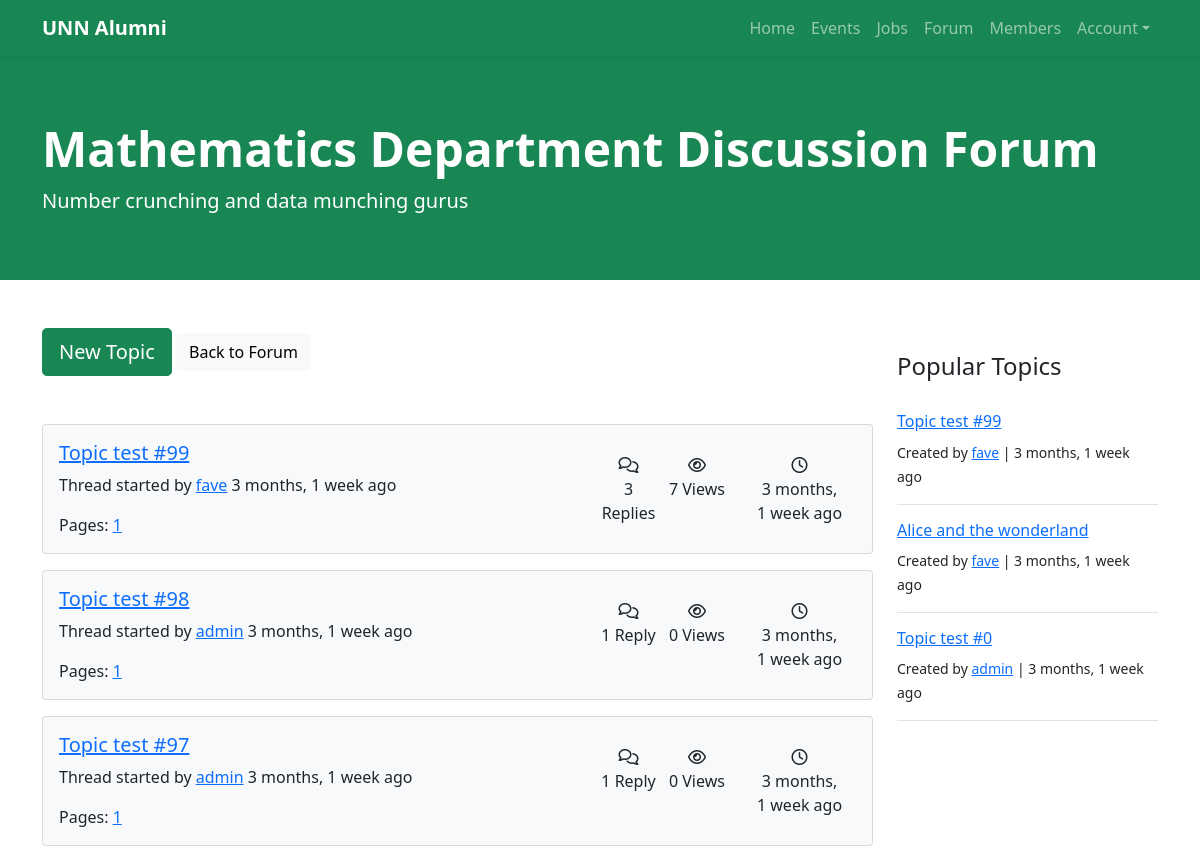
Before: /forum/board/mathematics-department-discussion-forum/ (signed in, upper part) with the older database file.
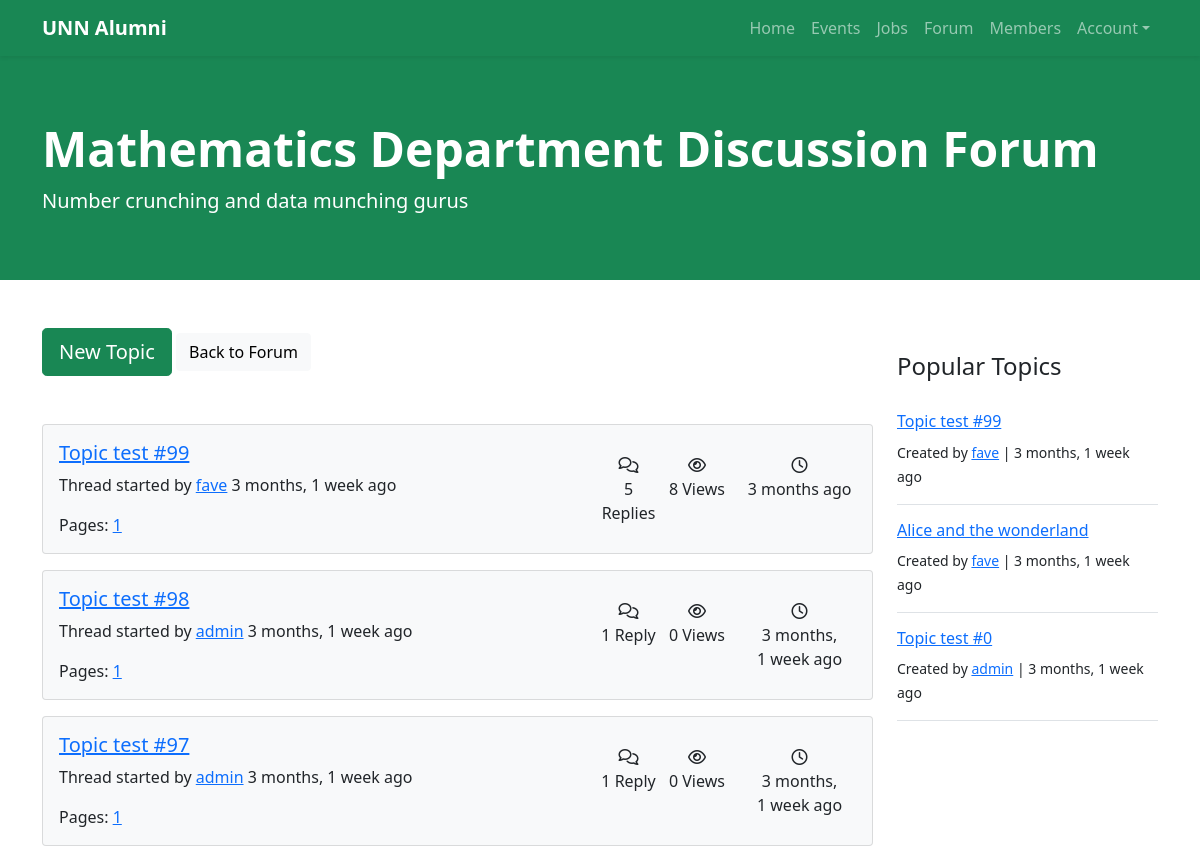
After: the same page with the newer database file.
### forum/models.py (models this page shows, shortened)
class Topic(models.Model):
    title = models.CharField(max_length=255)
    body = models.TextField(max_length=4000)
    board = models.ForeignKey(
        Board, related_name='topics', on_delete=models.CASCADE)
    author = models.ForeignKey(
        User, related_name='topics', on_delete=models.CASCADE)
    views = models.PositiveIntegerField(default=0)
    created = models.DateTimeField(auto_now_add=True)
    updated = models.DateTimeField(auto_now=True)
    def get_page_count(self):
        count = self.replies.count()
        pages = count / 20
        return math.ceil(pages)
    def has_many_pages(self, count=None):
        if count is None:
            count = self.get_page_count()
        return count > 6
    def get_page_range(self):
        count = self.get_page_count()
        if self.has_many_pages(count):
            return range(1, 5)
        return range(1, count + 1)

### forum/views.py (the view)
# urls.py: path('board/<slug:slug>/', views.board, name='board'),
@login_required
def board(request, slug):
    board = get_object_or_404(Board, slug=slug)
    topics = board.topics.order_by(
        '-created').annotate(replies_count=Count('replies'))
    topics = mk_paginator(request, topics, 20)
    popular_topics = board.topics.order_by('-views')[:3]
    session_key = 'viewed_board_{}'.format(board.pk)
    if not request.session.get(session_key, False):
        board.views += 1
        board.save()
        request.session[session_key] = True
    return render(request, 'board.html', {'board': board, 'topics': topics, 'popular_topics': popular_topics})

### forum/views.py (called while the page is built)
def mk_paginator(request, items, num_items):
    paginator = Paginator(items, num_items)
    page = request.GET.get('page', 1)
    try:
        items = paginator.page(page)
    except PageNotAnInteger:
        items = paginator.page(1)
    except EmptyPage:
        items = paginator.page(paginator.num_pages)
    return items

### templates/board.html (shortened to what this page needs)
{% extends "base.html" %}
{% load humanize %}
{% block content %}
<header class="bg-success py-5">
    <div class="container">
        <div class="row">
            <div class="col-lg-12">
                <div class="my-3 text-start text-white">
                    <h1 class="display-5 fw-bolder">{{ board.name }}</h1>
                    <p class="lead">{{ board.description }}</p>
                </div>
            </div>
        </div>
    </div>
</header>
<section class="py-5">
    <div class="container">
        <div class="row">
            <div class="col-lg-9 mb-3">
                <a class="btn btn-lg btn-success mb-5" href="{% url 'new_topic' board.pk %}">New Topic</a>
                <a class="btn btn-light mb-5" href="{% url 'forum' %}">Back to Forum</a>
                {% for topic in topics %}
                {% url 'topic' board.pk topic.pk as topic_url %}
                    <div class="card p-3 mb-3 bg-light">
                        <div class="row align-items-center">
                            <div class="col-md-8 mb-3 mb-sm-0">
                                <h5> <a href="{{ topic_url }}">{{ topic.title }}</a> </h5>
                                <p> Thread started by <a href="{{ topic.author.get_absolute_url }}">{{ topic.author.username }}</a> {{ topic.created|naturaltime }} </p>
                                {% if topic.get_page_count > 0 %}
                                <div>
                                    Pages:
                                    {% for i in topic.get_page_range %}
                                    <a class="me-2" href="{{ topic_url }}?page={{ i }}">{{ i }}</a>
                                    {% endfor %}
                                </div>
                                {% endif %}
                            </div>
                            <div class="col-md-4">
                                <div class="row text-center">
                                    <div class="col-3 px-1">
                                        <i class="fa-regular fa-comments"></i>
                                        <span class="d-block ">{{ topic.replies.count }} Repl{{ topic.replies.count|pluralize:"y,ies" }}</span>
                                    </div>
                                    <div class="col-3 px-1">
                                        <i class="fa-regular fa-eye"></i>
                                        <span class="d-block ">{{ topic.views }} View{{ topic.views|pluralize }}</span>
                                    </div>
                                    <div class="col-6 px-1">
                                        <i class="fa-regular fa-clock"></i>
                                        <span class="d-block ">{{ topic.updated|naturaltime }}</span>
                                    </div>
                                </div>
                            </div>
                        </div>
                    </div>
                {% empty %}
                <p>No topic yet.</p>
                {% endfor %}
            </div>
            <div class="col-lg-3 mb-4">
                <div class="mb-3">
                    <h4 class="py-4"> Popular Topics </h4>
                    {% if popular_topics %}
                    {% for topic in popular_topics %}
                    <div class="pb-3 mb-3 border-bottom">
                        <h6> <a href="{% url 'topic' board.pk topic.pk %}">{{ topic.title }}</a> </h6>
                        <small>Created by <a href="{{ topic.author.get_absolute_url }}">{{ topic.author.username }}</a> | {{ topic.created|naturaltime }}</small>
                    </div>
                    {% endfor %}
                    {% else %}
                    <p>No topic yet.</p>
                    {% endif %}
                </div>
            </div>
        </div>
    </div>
</section>
{% endblock content %}

Changed rows visible on the page:
changed Topic "Topic test #99": replies.count "3" → "5"; views "7" → "8"; updated "3 months, 1 week ago" → "3 months ago"
